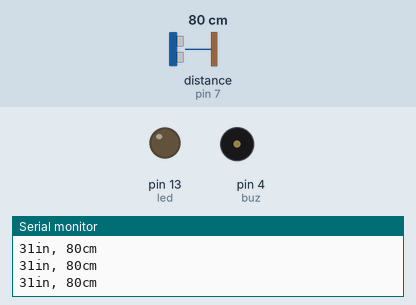
Bench run of a sketch on a simulated Arduino Uno, built with avr-gcc and run on an emulated ATmega328P. On the bench: output pins drawn as LEDs (lit = HIGH), buzzer (waves = sounding, pin HIGH), the last lines printed to the serial monitor. Wiring (inferred from the names in the program): ultrasonic range finder: trigger pin 7; echo pin 7. The test bench sets the inputs (shaded band); at power-on: distance to the obstacle (sensor on pin 7) 80 cm. The echo pulse lasts 58.3 µs per cm.

Above: at 1.2 s.
1.3 s: distance to the obstacle (sensor on pin 7) set to 67 cm
2.8 s: distance to the obstacle (sensor on pin 7) set to 61 cm
At 2.9 s:
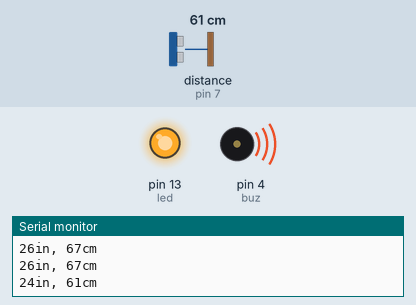
5.8 s: distance to the obstacle (sensor on pin 7) set to 120 cm
At 6.3 s:
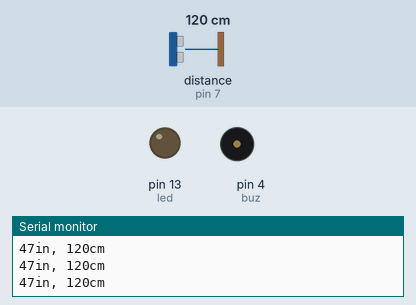
7.3 s: distance to the obstacle (sensor on pin 7) set to 2 cm
At 7.55 s:
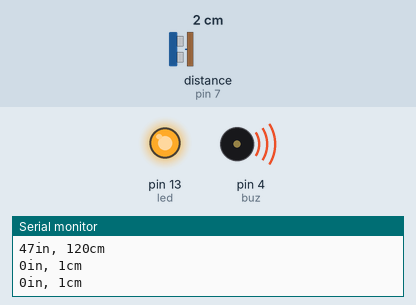
Timing chart, 0 to 10.3 s (numbered marks = the images above; inputs shaded):
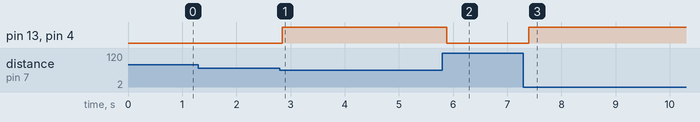

The sketch:

Code.ino
```cpp
const int pingPin = 7;
int led = 13;
int buz = 4;

void setup()
{
    // initialize serial communication:
    Serial.begin(9600);
}

void loop()
{
    // establish variables for duration of the ping, and the distance result
    // in inches and centimeters:
    long duration, inches, cm;
    pinMode(led, OUTPUT);
    digitalWrite(led, LOW);
    digitalWrite(buz, LOW);
    pinMode(buz, OUTPUT);
    // The PING))) is triggered by a HIGH pulse of 2 or more microseconds.
    // Give a short LOW pulse beforehand to ensure a clean HIGH pulse:
    pinMode(pingPin, OUTPUT);
    digitalWrite(pingPin, LOW);
    delayMicroseconds(2);
    digitalWrite(pingPin, HIGH);
    delayMicroseconds(5);
    digitalWrite(pingPin, LOW);

    // The same pin is used to read the signal from the PING))): a HIGH pulse
    // whose duration is the time (in microseconds) from the sending of the ping
    // to the reception of its echo off of an object.
    pinMode(pingPin, INPUT);
    duration = pulseIn(pingPin, HIGH);

    // convert the time into a distance
    inches = microsecondsToInches(duration);
    cm = microsecondsToCentimeters(duration);
    if (inches < 25)
    {
        digitalWrite(led, HIGH);
        digitalWrite(buz, HIGH);
    }
    Serial.print(inches);
    Serial.print("in, ");
    Serial.print(cm);
    Serial.print("cm");
    Serial.println();

    delay(100);
}

long microsecondsToInches(long microseconds)
{
    // According to Parallax's datasheet for the PING))), there are 73.746
    // microseconds per inch (i.e. sound travels at 1130 feet per second).
    // This gives the distance travelled by the ping, outbound and return,
    // so we divide by 2 to get the distance of the obstacle.
    // See: http://www.parallax.com/dl/docs/prod/acc/28015-PING-v1.3.pdf
    return microseconds / 74 / 2;
}

long microsecondsToCentimeters(long microseconds)
{
    // The speed of sound is 340 m/s or 29 microseconds per centimeter.
    // The ping travels out and back, so to find the distance of the object we
    // take half of the distance travelled.
    return microseconds / 29 / 2;
}
```

Measured:
- the behaviour switches between 64 and 63 cm on distance to the obstacle (sensor on pin 7) (found by bisection; images 0 and 1)
- after the input at 2.8 s, pin 13 (led), pin 4 (buz): LOW → HIGH after 0.05 s
- after the input at 5.8 s, pin 13 (led), pin 4 (buz): HIGH → LOW after 0.08 s
- after the input at 7.3 s, pin 13 (led), pin 4 (buz): LOW → HIGH after 0.10 s
